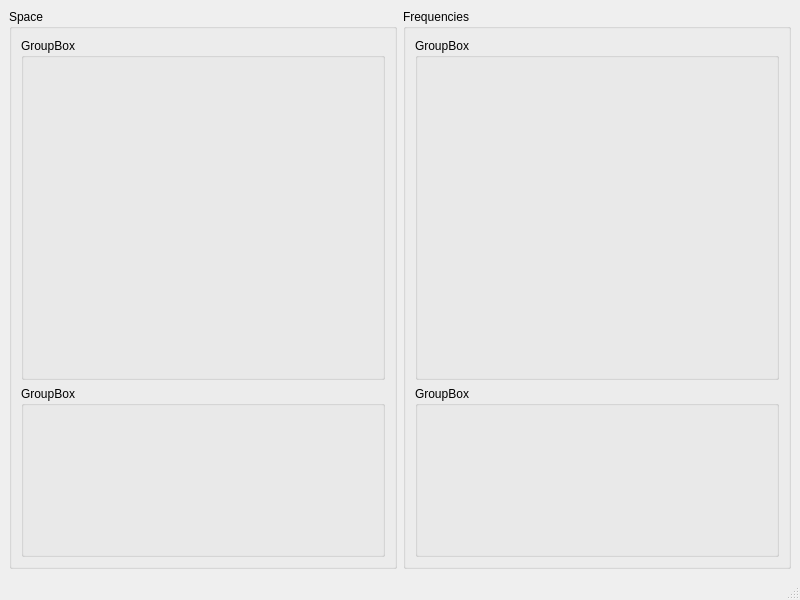
<?xml version="1.0" encoding="UTF-8"?>
<ui version="4.0">
 <class>D_MAKRO_FourierTransformator</class>
 <widget class="QMainWindow" name="D_MAKRO_FourierTransformator">
  <property name="geometry">
   <rect>
    <x>0</x>
    <y>0</y>
    <width>800</width>
    <height>600</height>
   </rect>
  </property>
  <property name="windowTitle">
   <string>MainWindow</string>
  </property>
  <widget class="QWidget" name="centralwidget">
   <layout class="QGridLayout" name="gridLayout">
    <item row="0" column="0">
     <widget class="QGroupBox" name="groupBox_2">
      <property name="title">
       <string>Space</string>
      </property>
      <layout class="QGridLayout" name="gridLayout_3">
       <item row="0" column="0">
        <widget class="QGroupBox" name="groupBox_3">
         <property name="sizePolicy">
          <sizepolicy hsizetype="Preferred" vsizetype="Preferred">
           <horstretch>0</horstretch>
           <verstretch>2</verstretch>
          </sizepolicy>
         </property>
         <property name="title">
          <string>GroupBox</string>
         </property>
        </widget>
       </item>
       <item row="1" column="0">
        <widget class="QGroupBox" name="groupBox_4">
         <property name="sizePolicy">
          <sizepolicy hsizetype="Preferred" vsizetype="Preferred">
           <horstretch>0</horstretch>
           <verstretch>1</verstretch>
          </sizepolicy>
         </property>
         <property name="title">
          <string>GroupBox</string>
         </property>
        </widget>
       </item>
      </layout>
     </widget>
    </item>
    <item row="0" column="1">
     <widget class="QGroupBox" name="groupBox">
      <property name="title">
       <string>Frequencies</string>
      </property>
      <layout class="QGridLayout" name="gridLayout_2">
       <item row="0" column="0">
        <widget class="QGroupBox" name="groupBox_5">
         <property name="sizePolicy">
          <sizepolicy hsizetype="Preferred" vsizetype="Preferred">
           <horstretch>0</horstretch>
           <verstretch>2</verstretch>
          </sizepolicy>
         </property>
         <property name="title">
          <string>GroupBox</string>
         </property>
        </widget>
       </item>
       <item row="1" column="0">
        <widget class="QGroupBox" name="groupBox_6">
         <property name="sizePolicy">
          <sizepolicy hsizetype="Preferred" vsizetype="Preferred">
           <horstretch>0</horstretch>
           <verstretch>1</verstretch>
          </sizepolicy>
         </property>
         <property name="title">
          <string>GroupBox</string>
         </property>
        </widget>
       </item>
      </layout>
     </widget>
    </item>
   </layout>
  </widget>
  <widget class="QMenuBar" name="menubar">
   <property name="geometry">
    <rect>
     <x>0</x>
     <y>0</y>
     <width>800</width>
     <height>21</height>
    </rect>
   </property>
  </widget>
  <widget class="QStatusBar" name="statusbar"/>
 </widget>
 <resources/>
 <connections/>
</ui>
